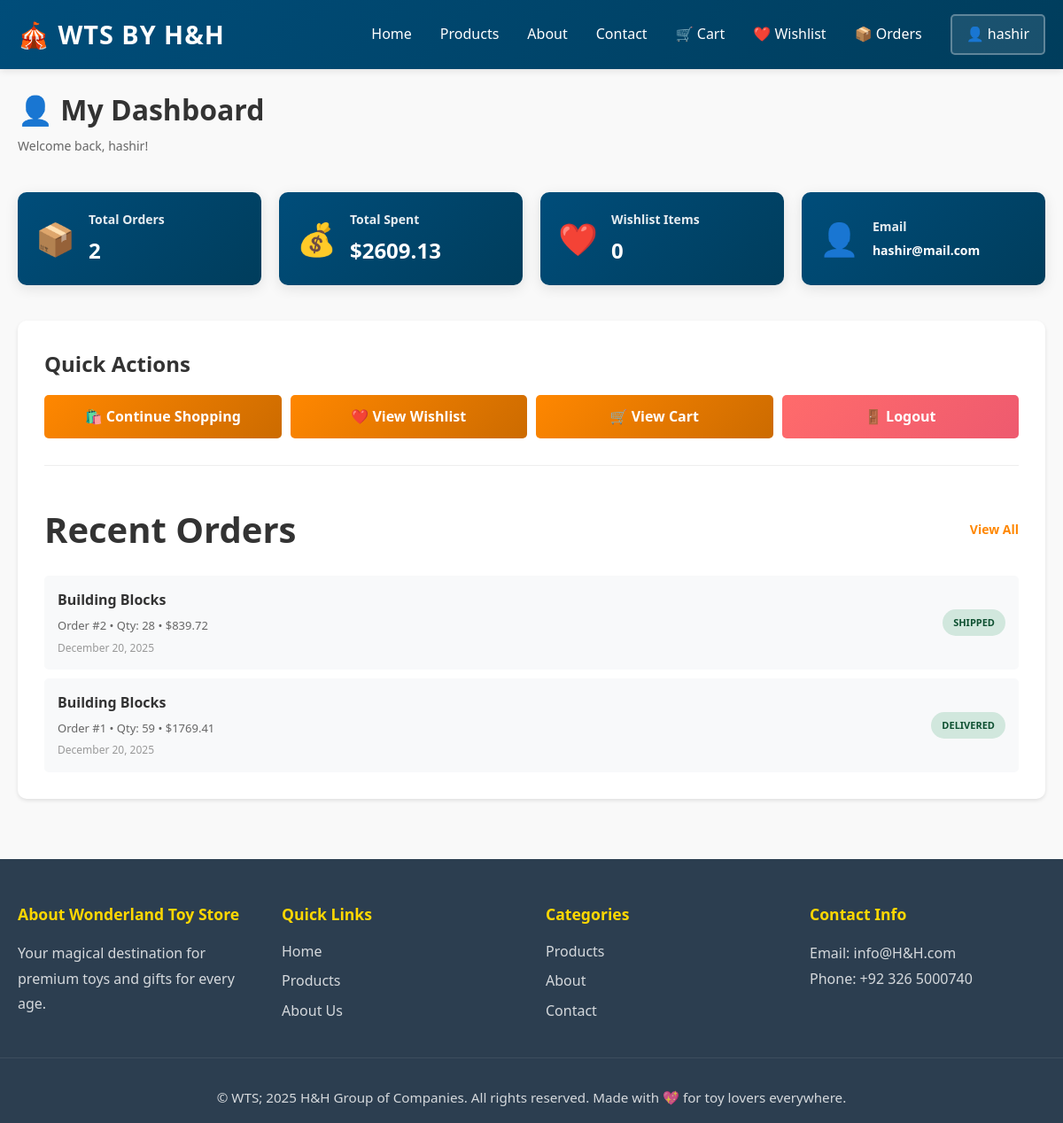
The page /dashboard (signed in) on the database as committed earlier.
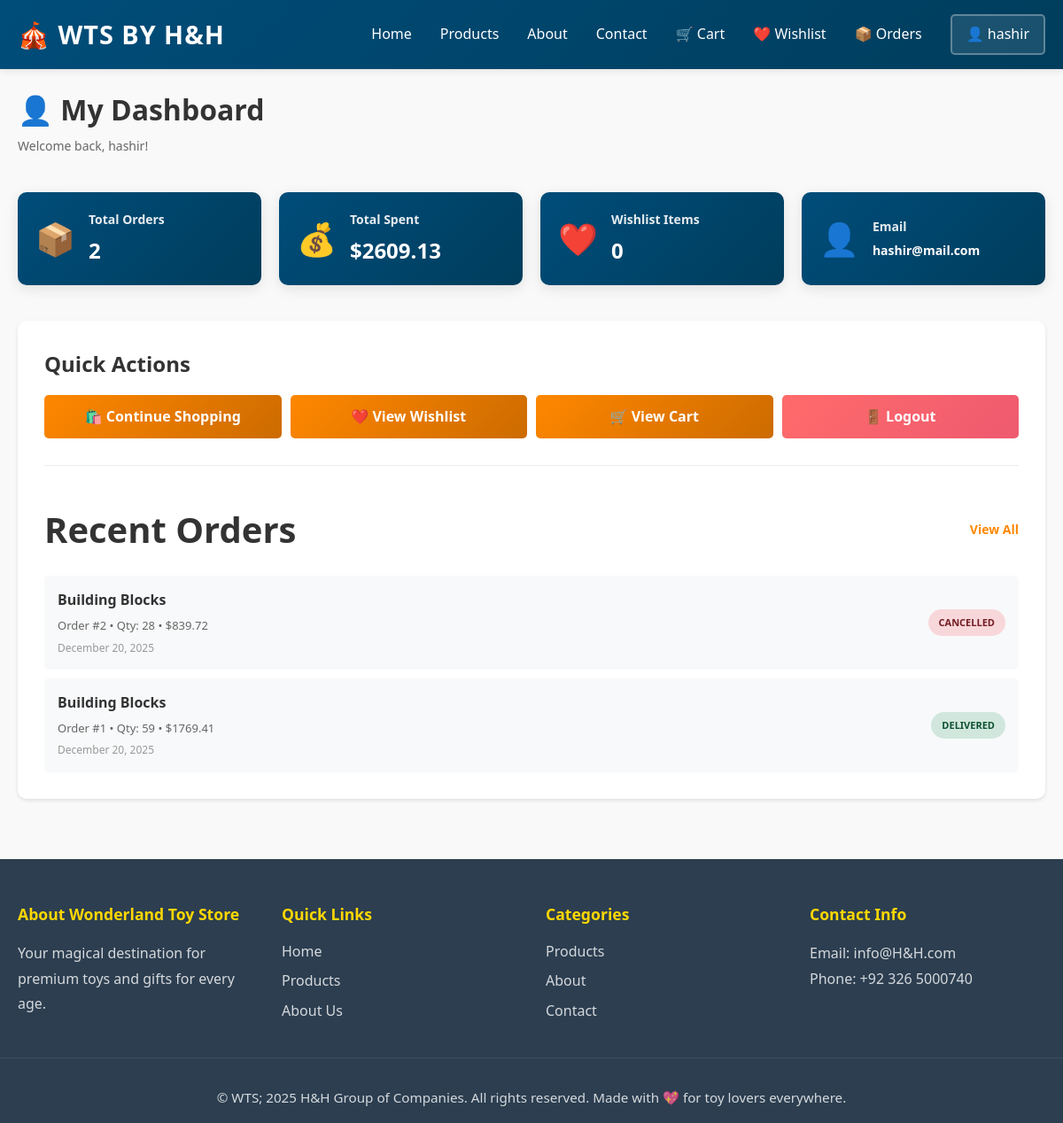
The same page on the database as committed later.
### app/models.py (models this page shows, shortened)
class User(UserMixin, db.Model):
    __tablename__ = 'users'
    id = db.Column(db.Integer, primary_key=True)
    username = db.Column(db.String(80), unique=True, nullable=False)
    email = db.Column(db.String(120), unique=True, nullable=False)
    password_hash = db.Column(db.String(200), nullable=False)
    reset_token = db.Column(db.String(100), unique=True, nullable=True)
    reset_token_expires = db.Column(db.DateTime, nullable=True)
    is_admin = db.Column(db.Boolean, default=False)
    created_at = db.Column(db.DateTime, default=datetime.utcnow)
    cart = db.relationship('Cart', backref='user', lazy=True, uselist=False)
    orders = db.relationship('Order', backref='user', lazy=True)
    wishlist_items = db.relationship('Wishlist', backref='user', lazy=True, cascade='all, delete-orphan')

class Order(db.Model):
    __tablename__ = 'orders'
    STATUS_PENDING = 'pending'
    STATUS_PROCESSING = 'processing'
    STATUS_SHIPPED = 'shipped'
    STATUS_DELIVERED = 'delivered'
    STATUS_CANCELLED = 'cancelled'
    PAYMENT_CARD = 'card'
    PAYMENT_CASH_ON_DELIVERY = 'cash_on_delivery'
    PAYMENT_PAYPAL = 'paypal'
    PAYMENT_PENDING = 'pending'
    PAYMENT_COMPLETED = 'completed'
    PAYMENT_FAILED = 'failed'
    id = db.Column(db.Integer, primary_key=True)
    user_id = db.Column(db.Integer, db.ForeignKey('users.id'), nullable=False)
    product_id = db.Column(db.Integer, db.ForeignKey('products.id'), nullable=False)
    quantity = db.Column(db.Integer, default=1, nullable=False)
    total_price = db.Column(db.Float, nullable=False)
    status = db.Column(db.String(20), default=STATUS_PENDING)
    full_name = db.Column(db.String(200), nullable=True)
    email = db.Column(db.String(120), nullable=True)
    phone = db.Column(db.String(20), nullable=True)
    shipping_address = db.Column(db.Text)
    city = db.Column(db.String(100), nullable=True)
    state = db.Column(db.String(100), nullable=True)
    postal_code = db.Column(db.String(20), nullable=True)
    payment_method = db.Column(db.String(50), default=PAYMENT_CASH_ON_DELIVERY)
    payment_status = db.Column(db.String(20), default=PAYMENT_PENDING)
    tracking_number = db.Column(db.String(100), nullable=True)
    created_at = db.Column(db.DateTime, default=datetime.utcnow)
    updated_at = db.Column(db.DateTime, default=datetime.utcnow, onupdate=datetime.utcnow)

class Product(db.Model):
    __tablename__ = 'products'
    id = db.Column(db.Integer, primary_key=True)
    name = db.Column(db.String(120), nullable=False)
    price = db.Column(db.Float, nullable=False)
    description = db.Column(db.Text)
    stock = db.Column(db.Integer, default=0)
    category_id = db.Column(db.Integer, db.ForeignKey('categories.id'), nullable=True)
    image_filename = db.Column(db.String(255), nullable=True)
    created_at = db.Column(db.DateTime, default=datetime.utcnow)
    updated_at = db.Column(db.DateTime, default=datetime.utcnow, onupdate=datetime.utcnow)
    orders = db.relationship('Order', backref='product', lazy=True)
    cart_items = db.relationship('CartItem', backref='product', lazy=True)
    wishlist_items = db.relationship('Wishlist', backref='product', lazy=True, cascade='all, delete-orphan')

### app/routes.py (the view)
@main_bp.route('/dashboard')
@login_required
def dashboard():
    user_orders = Order.query.filter_by(user_id=current_user.id).order_by(Order.created_at.desc()).limit(5).all()
    wishlist_count = Wishlist.query.filter_by(user_id=current_user.id).count()
    total_spent = db.session.query(db.func.sum(Order.total_price)).filter_by(user_id=current_user.id).scalar() or 0
    orders_count = Order.query.filter_by(user_id=current_user.id).count()
    return render_template('dashboard.html',
                         title='My Dashboard',
                         user_orders=user_orders,
                         wishlist_count=wishlist_count,
                         total_spent=total_spent,
                         orders_count=orders_count)

### app/templates/dashboard.html (shortened to what this page needs)
{% extends "base.html" %}
{% block content %}
<div class="dashboard-container">
    <div class="dashboard-header">
        <h1>👤 My Dashboard</h1>
        <p class="user-info">Welcome back, {{ current_user.username }}!</p>
    </div>
    <div class="dashboard-grid">
        <div class="stats-card">
            <div class="stat-icon">📦</div>
            <div class="stat-content">
                <h3>Total Orders</h3>
                <p class="stat-value">{{ orders_count }}</p>
            </div>
        </div>
        <div class="stats-card">
            <div class="stat-icon">💰</div>
            <div class="stat-content">
                <h3>Total Spent</h3>
                <p class="stat-value">${{ "%.2f"|format(total_spent) }}</p>
            </div>
        </div>
        <div class="stats-card">
            <div class="stat-icon">❤️</div>
            <div class="stat-content">
                <h3>Wishlist Items</h3>
                <p class="stat-value">{{ wishlist_count }}</p>
            </div>
        </div>
        <div class="stats-card">
            <div class="stat-icon">👤</div>
            <div class="stat-content">
                <h3>Email</h3>
                <p class="stat-value" style="font-size: 14px;">{{ current_user.email }}</p>
            </div>
        </div>
    </div>
    <div class="dashboard-content">
        <div class="quick-actions">
            <h2>Quick Actions</h2>
            <div class="action-buttons">
                <a href="{{ url_for('main.products') }}" class="action-btn">🛍️ Continue Shopping</a>
                <a href="{{ url_for('main.view_wishlist') }}" class="action-btn">❤️ View Wishlist</a>
                <a href="{{ url_for('main.view_cart') }}" class="action-btn">🛒 View Cart</a>
                <a href="{{ url_for('main.logout') }}" class="action-btn logout-btn">🚪 Logout</a>
            </div>
        </div>
        <div class="recent-orders">
            <div class="section-header">
                <h2>Recent Orders</h2>
                <a href="{{ url_for('main.orders') }}" class="view-all">View All</a>
            </div>
            {% if user_orders %}
                <div class="orders-list">
                    {% for order in user_orders %}
                        <div class="order-item">
                            <div class="order-info">
                                <h4>{{ order.product.name }}</h4>
                                <p class="order-details">
                                    Order #{{ order.id }} • Qty: {{ order.quantity }} • ${{ "%.2f"|format(order.total_price) }}
                                </p>
                                <p class="order-date">{{ order.created_at.strftime('%B %d, %Y') }}</p>
                            </div>
                            <div class="order-status">
                                <span class="status-badge status-{{ order.status }}">{{ order.status.upper() }}</span>
                            </div>
                        </div>
                    {% endfor %}
                </div>
            {% else %}
                <div class="empty-state">
                    <p>No orders yet. <a href="{{ url_for('main.products') }}">Start shopping!</a></p>
                </div>
            {% endif %}
        </div>
    </div>
</div>
{% endblock %}

### app/templates/base.html (shortened to what this page needs)
<!DOCTYPE html>
<html lang="en">
<head>
    <link rel="stylesheet" href="{{ url_for('static', filename='css/style.css') }}">
</head>
<body>
    <nav class="navbar">
        <div class="nav-container">
            <a href="{{ url_for('main.index') }}" class="logo">🎪 WTS by H&H</a>
            <ul class="nav-menu">
                {% if current_user.is_authenticated and current_user.is_admin %}
                    <li><a href="{{ url_for('main.admin_dashboard') }}" class="admin-nav">🎛️ Dashboard</a></li>
                    <li class="user-menu" id="userMenuToggle">
                        <span class="user-trigger">👤 Admin: {{ current_user.username }}</span>
                        <div class="user-dropdown" id="userDropdown">
                            <a href="{{ url_for('main.logout') }}">🚪 Logout</a>
                        </div>
                    </li>
                {% else %}
                    <li><a href="{{ url_for('main.index') }}">Home</a></li>
                    <li><a href="{{ url_for('main.products') }}">Products</a></li>
                    <li><a href="{{ url_for('main.about') }}">About</a></li>
                    <li><a href="{{ url_for('main.contact') }}">Contact</a></li>
                    {% if current_user.is_authenticated %}
                        <li><a href="{{ url_for('main.view_cart') }}">🛒 Cart</a></li>
                        <li><a href="{{ url_for('main.view_wishlist') }}">❤️ Wishlist</a></li>
                        <li><a href="{{ url_for('main.orders') }}">📦 Orders</a></li>
                        <li class="user-menu" id="userMenuToggle">
                            <span class="user-trigger">👤 {{ current_user.username }}</span>
                        </li>
                    {% else %}
                        <li><a href="{{ url_for('main.login') }}" class="btn-login">Login</a></li>
                        <li><a href="{{ url_for('main.register') }}" class="btn-register">Register</a></li>
                    {% endif %}
                {% endif %}
            </ul>
        </div>
    </nav>
    <main>
        {% block content %}{% endblock %}
    </main>
    <footer>
        <div class="footer-content">
            <div class="footer-section">
                <h4>About Wonderland Toy Store</h4>
                <p>Your magical destination for premium toys and gifts for every age.</p>
            </div>
            <div class="footer-section">
                <h4>Quick Links</h4>
                <ul>
                    <li><a href="{{ url_for('main.index') }}">Home</a></li>
                    <li><a href="{{ url_for('main.products') }}">Products</a></li>
                    <li><a href="{{ url_for('main.about') }}">About Us</a></li>
                </ul>
            </div>
            <div class="footer-section">
                <h4>Categories</h4>
                <ul>
                    <li><a href="{{ url_for('main.products') }}">Products</a></li>
                    <li><a href="{{ url_for('main.about') }}">About</a></li>
                    <li><a href="{{ url_for('main.contact') }}">Contact</a></li>
                </ul>
            </div>
            <div class="footer-section">
                <h4>Contact Info</h4>
                <p>Email: info@H&H.com</p>
                <p>Phone: +92 326 5000740</p>
            </div>
        </div>
        <div class="footer-bottom">
            <p>&copy; WTS; 2025 H&H Group of Companies. All rights reserved. Made with 💖 for toy lovers everywhere.</p>
        </div>
    </footer>
</body>
</html>

### app/static/css/style.css (style rules this page uses)
:root { --primary-color: #FF8700; --secondary-color: #CC6B00; --accent-color: #ffd700; --dark-color: #2c3e50; --light-color: #ecf0f1; --text-color: #333; --success-color: #27ae60; --border-radius: 12px; --transition: all 0.3s cubic-bezier(0.4, 0, 0.2, 1); }
* { margin: 0; padding: 0; box-sizing: border-box; }
html { scroll-behavior: smooth; }
body { font-family: 'Segoe UI', Tahoma, Geneva, Verdana, sans-serif; line-height: 1.6; color: var(--text-color); background-color: #f9f9f9; }
.navbar { background: linear-gradient(135deg, var(--primary-color) 0%, var(--secondary-color) 100%); color: white; padding: 1rem 0; position: sticky; top: 0; z-index: 1000; box-shadow: 0 4px 15px rgba(0, 0, 0, 0.1); }
.nav-container { max-width: 1200px; margin: 0 auto; padding: 0 20px; display: flex; justify-content: space-between; align-items: center; }
.logo { font-size: 1.8rem; font-weight: bold; letter-spacing: 1px; text-transform: uppercase; animation: pulse 2s ease-in-out infinite; }
.nav-menu { list-style: none; display: flex; gap: 2rem; }
.nav-menu a { color: white; text-decoration: none; font-weight: 500; transition: var(--transition); position: relative; }
.nav-menu a::after { content: ''; position: absolute; bottom: -5px; left: 0; width: 0; height: 3px; background-color: var(--accent-color); transition: width 0.3s ease; }
.section-header { text-align: center; margin-bottom: 3rem; }
.section-header h2 { font-size: 2.5rem; color: var(--dark-color); margin-bottom: 0.5rem; font-weight: 800; }
footer { background-color: var(--dark-color); color: white; padding: 3rem 0 1rem; margin-top: 3rem; }
.footer-content { max-width: 1200px; margin: 0 auto; padding: 0 20px; display: grid; grid-template-columns: repeat(auto-fit, minmax(250px, 1fr)); gap: 2rem; margin-bottom: 2rem; }
.footer-section h4 { font-size: 1.1rem; margin-bottom: 1rem; color: var(--accent-color); }
.footer-section p { opacity: 0.8; line-height: 1.8; }
.footer-section ul { list-style: none; }
.footer-section ul li { margin-bottom: 0.5rem; }
.footer-section a { color: white; text-decoration: none; opacity: 0.8; transition: opacity 0.3s; }
.footer-bottom { text-align: center; padding-top: 2rem; border-top: 1px solid rgba(255, 255, 255, 0.1); opacity: 0.8; font-size: 0.95rem; max-width: 1200px; margin: 0 auto; padding-left: 20px; padding-right: 20px; }
.logo { text-decoration: none; color: white; }
main { max-width: 100%; margin: 0; padding: 0; }

### app/templates/base.html (style rules this page uses)
.navbar { background: linear-gradient(135deg, #004D7A 0%, #003D5C 100%); padding: 1rem 0; box-shadow: 0 2px 8px rgba(0, 0, 0, 0.1); }
.nav-container { max-width: 1200px; margin: 0 auto; display: flex; justify-content: space-between; align-items: center; padding: 0 20px; }
.logo { font-size: 1.8rem; font-weight: 700; color: white; text-decoration: none; }
.nav-menu { display: flex; list-style: none; gap: 2rem; margin: 0; padding: 0; align-items: center; }
.nav-menu a { color: white; text-decoration: none; font-weight: 500; transition: opacity 0.3s; }
.user-menu { display: flex; gap: 1rem; align-items: center; position: relative; cursor: pointer; }
.user-trigger { padding: 0.5rem 1rem; background: rgba(255, 255, 255, 0.1); border: 2px solid rgba(255, 255, 255, 0.3); border-radius: 5px; transition: all 0.3s ease; user-select: none; display: inline-block; }

Rows that differ between the two databases and show on the page:
changed Order id 2: status "SHIPPED" → "CANCELLED"
